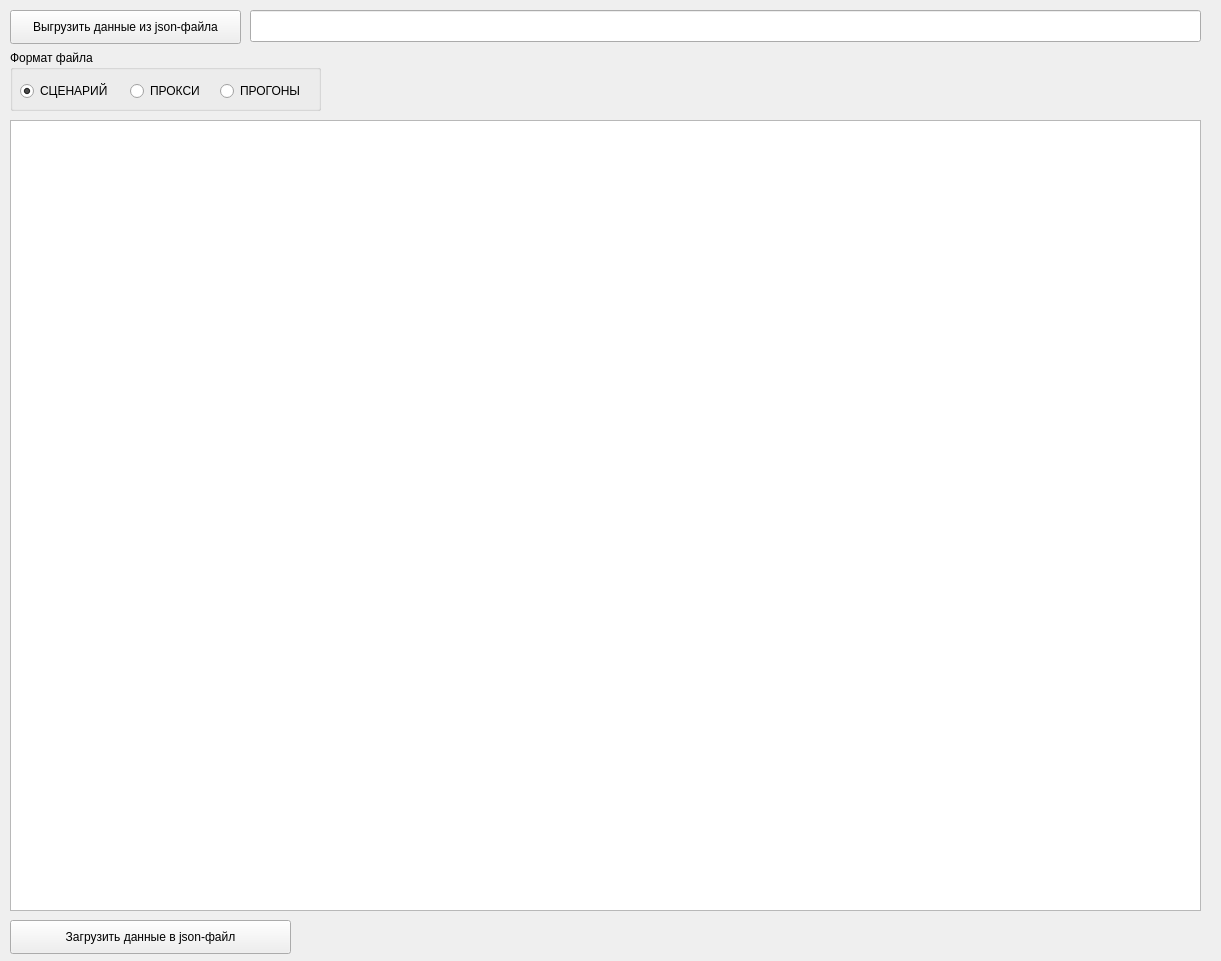
<?xml version="1.0" encoding="UTF-8"?>
<ui version="4.0">
 <class>MainWindow</class>
 <widget class="QMainWindow" name="MainWindow">
  <property name="geometry">
   <rect>
    <x>0</x>
    <y>0</y>
    <width>1221</width>
    <height>961</height>
   </rect>
  </property>
  <property name="windowTitle">
   <string>JSON Parse</string>
  </property>
  <widget class="QWidget" name="centralWidget">
   <widget class="QPushButton" name="fromjson_but">
    <property name="geometry">
     <rect>
      <x>10</x>
      <y>10</y>
      <width>231</width>
      <height>34</height>
     </rect>
    </property>
    <property name="text">
     <string>Выгрузить данные из json-файла</string>
    </property>
   </widget>
   <widget class="QLineEdit" name="file_name">
    <property name="geometry">
     <rect>
      <x>250</x>
      <y>10</y>
      <width>951</width>
      <height>32</height>
     </rect>
    </property>
    <property name="readOnly">
     <bool>true</bool>
    </property>
   </widget>
   <widget class="QTreeView" name="json_view">
    <property name="geometry">
     <rect>
      <x>10</x>
      <y>120</y>
      <width>1191</width>
      <height>791</height>
     </rect>
    </property>
   </widget>
   <widget class="QGroupBox" name="item_select">
    <property name="geometry">
     <rect>
      <x>10</x>
      <y>50</y>
      <width>311</width>
      <height>61</height>
     </rect>
    </property>
    <property name="title">
     <string>Формат файла</string>
    </property>
    <widget class="QRadioButton" name="scenario_item">
     <property name="geometry">
      <rect>
       <x>10</x>
       <y>30</y>
       <width>104</width>
       <height>22</height>
      </rect>
     </property>
     <property name="text">
      <string>СЦЕНАРИЙ</string>
     </property>
     <property name="checked">
      <bool>true</bool>
     </property>
    </widget>
    <widget class="QRadioButton" name="proxy_item">
     <property name="geometry">
      <rect>
       <x>120</x>
       <y>30</y>
       <width>104</width>
       <height>22</height>
      </rect>
     </property>
     <property name="text">
      <string>ПРОКСИ</string>
     </property>
    </widget>
    <widget class="QRadioButton" name="runs_item">
     <property name="geometry">
      <rect>
       <x>210</x>
       <y>30</y>
       <width>104</width>
       <height>22</height>
      </rect>
     </property>
     <property name="text">
      <string>ПРОГОНЫ</string>
     </property>
    </widget>
   </widget>
   <widget class="QPushButton" name="tojson_but">
    <property name="geometry">
     <rect>
      <x>10</x>
      <y>920</y>
      <width>281</width>
      <height>34</height>
     </rect>
    </property>
    <property name="text">
     <string>Загрузить данные в json-файл</string>
    </property>
   </widget>
  </widget>
 </widget>
 <layoutdefault spacing="6" margin="11"/>
 <resources/>
 <connections/>
</ui>
